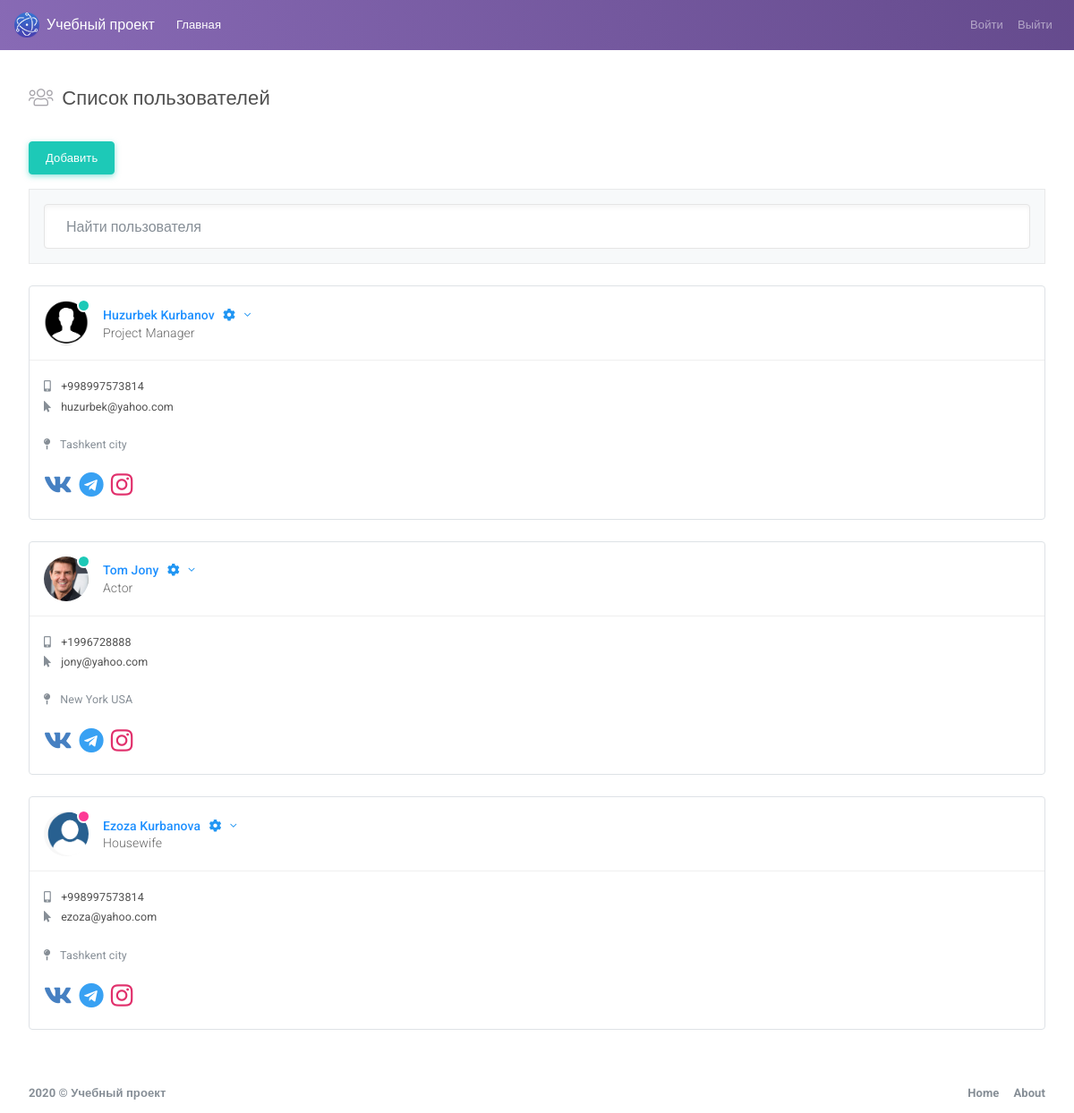
The app's page /users.php (signed in), older data.
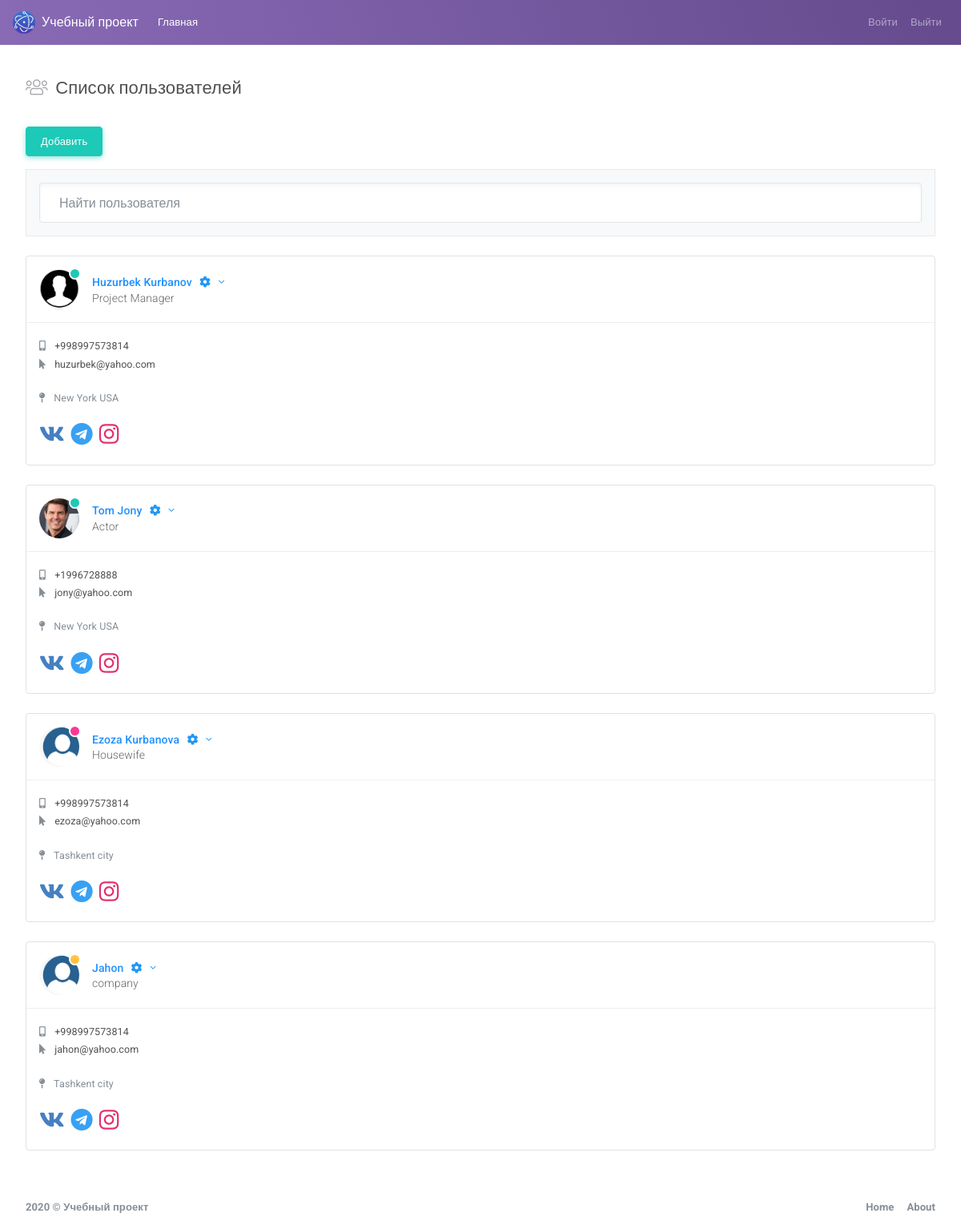
The same page, newer data.
### tables this page shows
CREATE TABLE `level_2` (
  `id` int(11) NOT NULL,
  `email` varchar(255) NOT NULL,
  `password` varchar(255) NOT NULL,
  `username` varchar(255) NOT NULL,
  `job_place` varchar(255) NOT NULL,
  `phone_number` varchar(255) NOT NULL,
  `address` varchar(255) NOT NULL,
  `image` varchar(255) NOT NULL,
  `status` varchar(255) NOT NULL,
  `vk_login` varchar(255) NOT NULL,
  `telegram` varchar(255) NOT NULL,
  `instagram` varchar(255) NOT NULL,
  `is_admin` varchar(255) NOT NULL
);

### Database.php (called while the page is built, shortened)
<?php
class Database {
    public $pdo;
    function __construct()
    {
        $this->pdo=new PDO("mysql:host=localhost; dbname=test","root","root");
    }
    public function getAll(){
        $sql = "SELECT * FROM level_2";
        $statement = $this->pdo->prepare($sql);
        $statement->execute();
        $results = $statement->fetchAll(PDO::FETCH_ASSOC);
        return $results;
    }
    public function is_admin($user){
          return $user['is_admin'];
    }
}
?>

### users.php (the view, shortened to what this page needs)
<?php
    require "Database.php";
    $bd=new Database;
    $user=$_SESSION['user'];
    $admin=$bd->is_admin($user);
    $people=$bd->getAll();
?>
<!DOCTYPE html>
<html lang="en">
<head>
    <link id="vendorsbundle" rel="stylesheet" media="screen, print" href="css/vendors.bundle.css">
    <link id="appbundle" rel="stylesheet" media="screen, print" href="css/app.bundle.css">
    <link id="myskin" rel="stylesheet" media="screen, print" href="css/skins/skin-master.css">
    <link rel="stylesheet" media="screen, print" href="css/fa-solid.css">
    <link rel="stylesheet" media="screen, print" href="css/fa-brands.css">
    <link rel="stylesheet" media="screen, print" href="css/fa-regular.css">
</head>
    <body class="mod-bg-1 mod-nav-link">
        <nav class="navbar navbar-expand-lg navbar-dark bg-primary bg-primary-gradient">
            <a class="navbar-brand d-flex align-items-center fw-500" href="users.php"><img alt="logo" class="d-inline-block align-top mr-2" src="img/logo.png"> Учебный проект</a>
            <div class="collapse navbar-collapse" id="navbarColor02">
                <ul class="navbar-nav mr-auto">
                    <li class="nav-item active">
                        <a class="nav-link" href="#">Главная <span class="sr-only">(current)</span></a>
                    </li>
                </ul>
                <ul class="navbar-nav ml-auto">
                    <li class="nav-item">
                        <a class="nav-link" href="page_login.php">Войти</a>
                    </li>
                    <li class="nav-item">
                        <a class="nav-link" href="logout.php">Выйти</a>
                    </li>
                </ul>
            </div>
        </nav>
        <main id="js-page-content" role="main" class="page-content mt-3">
               <?php  $bd->display_flash_message('success');?>
            <div class="subheader">
                <h1 class="subheader-title">
                    <i class='subheader-icon fal fa-users'></i> Список пользователей
                </h1>
            </div>
            <div class="row">
                <div class="col-xl-12">
 <?php if($admin){ ?>
                                <a class="btn btn-success" href="create_user.php">Добавить</a>
                            <?php } ?>
                    <div class="border-faded bg-faded p-3 mb-g d-flex mt-3">
                        <input type="text" id="js-filter-contacts" name="filter-contacts" class="form-control shadow-inset-2 form-control-lg" placeholder="Найти пользователя">
                    </div>
                </div>
            </div>
            <div class="row" id="js-contacts">
                <?php foreach ($people as $person):?>
                <div class="col-xl-4">
                    <div id="c_1" class="card border shadow-0 mb-g shadow-sm-hover" data-filter-tags="<?php echo strtolower($person['username']);?>">
                        <div class="card-body border-faded border-top-0 border-left-0 border-right-0 rounded-top">
                            <div class="d-flex flex-row align-items-center">
                                <span class="status status-<?php echo $person['status'];?> mr-3">
                                    <span class="rounded-circle profile-image d-block " style="background-image:url('img/demo/avatars/<?php echo $person['image'];?>'); background-size: cover;"></span>
                                </span>
                                <div class="info-card-text flex-1">
                                    <a href="page_profile.php?id=<?php echo $person['id'];?>" style="color:DodgerBlue;">
                                        <?php echo $person['username'];?>
                                    </a>
                                    <a href="javascript:void(0);" class="fs-xl text-truncate text-truncate-lg text-info" data-toggle="dropdown" aria-expanded="false">
            <?php if($admin || $bd->is_author($user['id'],$person['id'])):?>
                                        <i class="fal fas fa-cog fa-fw d-inline-block ml-1 fs-md"></i>
                                        <i class="fal fa-angle-down d-inline-block ml-1 fs-md"></i>
                                        <?php endif;?>
                                    </a>
                                    <span class="text-truncate text-truncate-xl"> <?php echo $person['job_place'];?></span>
                                </div>
                            </div>
                        </div>
                        <div class="card-body p-0 collapse show">
                            <div class="p-3">
                                <a href="tel:<?php echo $person['phone_number'];?>" class="mt-1 d-block fs-sm fw-400 text-dark">
                                    <i class="fas fa-mobile-alt text-muted mr-2"></i>  <?php echo $person['phone_number'];?></a>
                                <a href="<?php echo $person['email'];?>" class="mt-1 d-block fs-sm fw-400 text-dark">
                                    <i class="fas fa-mouse-pointer text-muted mr-2"></i> <?php echo $person['email'];?></a>
                                <address class="fs-sm fw-400 mt-4 text-muted">
                                    <i class="fas fa-map-pin mr-2"></i> <?php echo $person['address'];?></address>
                                <div class="d-flex flex-row">
                                    <a href="javascript:void(0);" class="mr-2 fs-xxl" style="color:#4680C2">
                                        <i class="fab fa-vk"></i>
                                    </a>
                                    <a href="javascript:void(0);" class="mr-2 fs-xxl" style="color:#38A1F3">
                                        <i class="fab fa-telegram"></i>
                                    </a>
                                    <a href="javascript:void(0);" class="mr-2 fs-xxl" style="color:#E1306C">
                                        <i class="fab fa-instagram"></i>
                                    </a>
                                </div>
                            </div>
                        </div>
                    </div>
                </div>
                <?php endforeach;?>
            </div>
        </main>
        <footer class="page-footer" role="contentinfo">
            <div class="d-flex align-items-center flex-1 text-muted">
                <span class="hidden-md-down fw-700">2020 © Учебный проект</span>
            </div>
            <div>
                <ul class="list-table m-0">
                    <li><a href="intel_introduction.html" class="text-secondary fw-700">Home</a></li>
                    <li class="pl-3"><a href="info_app_licensing.html" class="text-secondary fw-700">About</a></li>
                </ul>
            </div>
        </footer>
    </body>
</html>

### css/fa-solid.css (style rules this page uses)
.fa,.fas { font-family:'Font Awesome 5 Pro';font-weight:900 }

### css/fa-brands.css (style rules this page uses)
.fab { font-family:'Font Awesome 5 Brands';font-weight:400 }

Row changes from the older to the newer data that the page shows:
changed level_2 "Huzurbek Kurbanov": address "Tashkent city" → "New York USA"
added level_2: image (picture), username "Jahon", job_place "company", phone_number "+998997573814", email "jahon@yahoo.com", address "Tashkent city"
